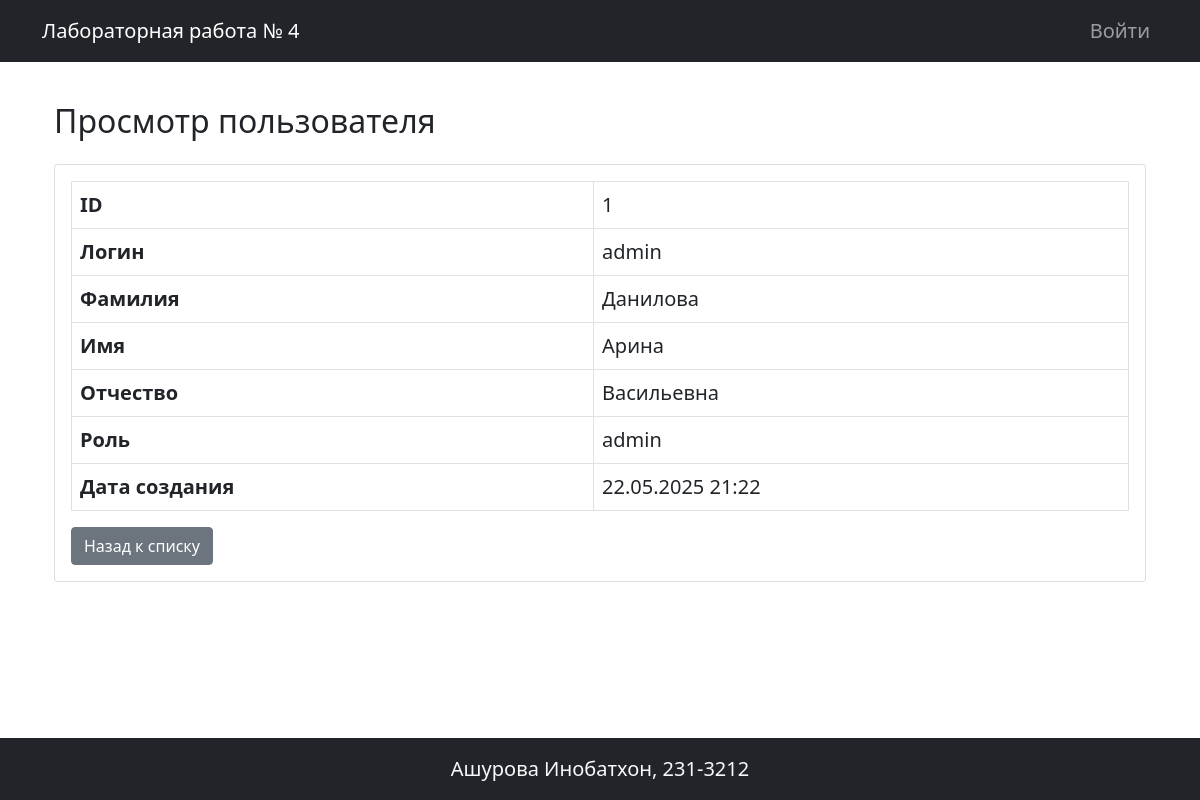
Page /users/1 on the committed database.
### app.py (models this page shows)
class User(db.Model, UserMixin):
    id = db.Column(db.Integer, primary_key=True)
    username = db.Column(db.String(50), unique=True, nullable=False)
    password_hash = db.Column(db.String(128), nullable=False)
    last_name = db.Column(db.String(50))
    first_name = db.Column(db.String(50), nullable=False)
    middle_name = db.Column(db.String(50))
    role_id = db.Column(db.Integer, db.ForeignKey('role.id'))
    role = db.relationship('Role', backref='users')
    created_at = db.Column(db.DateTime, default=datetime.utcnow)

class Role(db.Model):
    id = db.Column(db.Integer, primary_key=True)
    name = db.Column(db.String(50), nullable=False)
    description = db.Column(db.String(200))

### app.py (the view)
@app.route('/users/<int:id>')
def view_user(id):
    user = User.query.get_or_404(id)
    return render_template('view_user.html', user=user)

### templates/view_user.html (shortened to what this page needs)
{% extends "base.html" %}
{% block content %}
<div class="container">
    <h2 class="my-4">Просмотр пользователя</h2>
    <div class="card">
        <div class="card-body">
            <table class="table table-bordered">
                <tbody>
                    <tr>
                        <th scope="row">ID</th>
                        <td>{{ user.id }}</td>
                    </tr>
                    <tr>
                        <th scope="row">Логин</th>
                        <td>{{ user.username }}</td>
                    </tr>
                    <tr>
                        <th scope="row">Фамилия</th>
                        <td>{{ user.last_name if user.last_name else '-' }}</td>
                    </tr>
                    <tr>
                        <th scope="row">Имя</th>
                        <td>{{ user.first_name }}</td>
                    </tr>
                    <tr>
                        <th scope="row">Отчество</th>
                        <td>{{ user.middle_name if user.middle_name else '-' }}</td>
                    </tr>
                    <tr>
                        <th scope="row">Роль</th>
                        <td>{{ user.role.name if user.role else '-' }}</td>
                    </tr>
                    <tr>
                        <th scope="row">Дата создания</th>
                        <td>{{ user.created_at.strftime('%d.%m.%Y %H:%M') }}</td>
                    </tr>
                </tbody>
            </table>
            <div class="mt-3">
                <a href="{{ url_for('index') }}" class="btn btn-secondary">Назад к списку</a>
            </div>
        </div>
    </div>
</div>
{% endblock %}

### static/styles.css (style rules this page uses)
body { font-size: 1.25rem; display: grid; grid-template-rows: auto 1fr auto; height: 100vh; margin: 0; }

### rows in the picture
User: id "1", username "admin", last_name "Данилова", first_name "Арина", middle_name "Васильевна", created_at "22.05.2025 21:22"
Role: role "admin"
